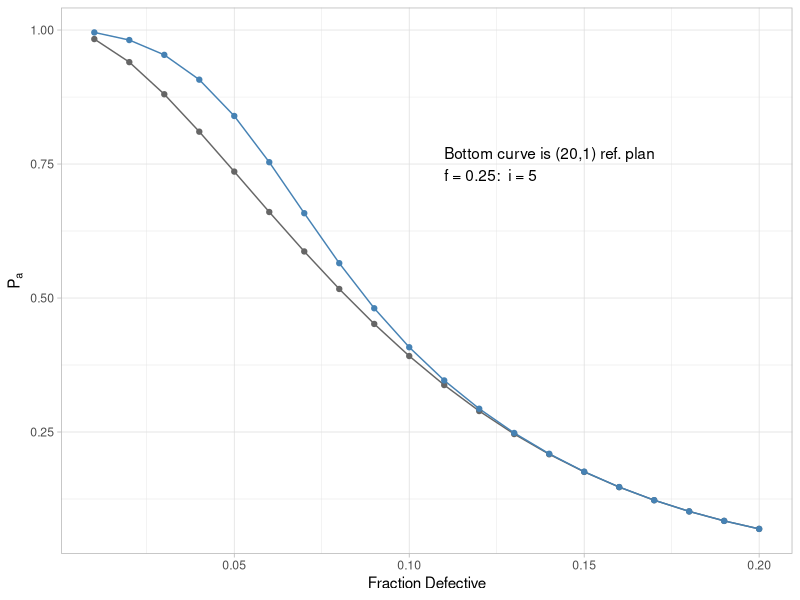

This figure's R source:
## ---- chunk 1
#| label: fig-pmc-27-skip-lot
#| fig-cap: "Plot illustrating a skip-lot sampling plan for f=0.25 and i=5"
#| code-fold: true
#| message: false
library(tidyverse)

n <- 20
c <- 1
f <- 0.25
i <- 5

skip_data <- tibble(p = seq(0.01, 0.20, 0.01)) |>
  mutate(
    P = pbinom(c, n, p),
    reference = P,
    skip_lot = (f * P + (1 - f) * P^i) / (f + (1 - f) * P^i)
  ) |>
  pivot_longer(c(reference, skip_lot), names_to = "plan", values_to = "Pa")

ggplot(skip_data, aes(p, Pa, color = plan)) +
  geom_line(show.legend = FALSE) +
  geom_point(show.legend = FALSE) +
  scale_color_manual(values = c(reference = "grey40", skip_lot = "steelblue")) +
  annotate("text", x = 0.11, y = 0.75, label = "Bottom curve is (20,1) ref. plan\nf = 0.25:  i = 5", hjust = 0) +
  labs(x = "Fraction Defective", y = expression(P[a])) +
  theme_light()
